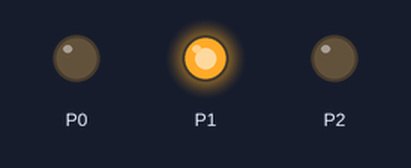
The program below on a simulated BBC micro:bit running MicroPython. Parts: output pins drawn as LEDs (lit = HIGH).

Above: at 0.1 s.
At 1.1 s:
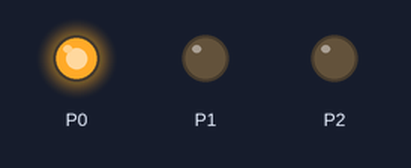
At 18.1 s:
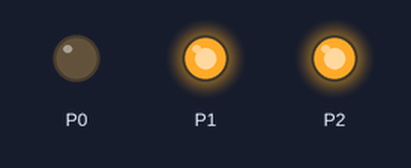
At 37.1 s:
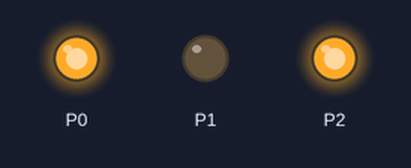
Timing chart, 0 to 40.0 s (numbered marks = the images above):
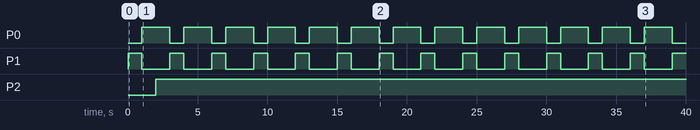

Measured:
- by itself, P0: alternates HIGH for 2.0 s and LOW for 1.0 s
- by itself, P1: alternates HIGH for 1.0 s and LOW for 2.0 s
- by itself, P2: LOW → HIGH at 2.0 s

The program:

blinking_LED.py
```python
# Add your Python code here. E.g.
from microbit import *

while True:
    pin0.write_digital(0)
    pin1.write_digital(1)
    sleep(1000)
    pin0.write_digital(1)
    pin1.write_digital(0)
    sleep(1000)
    pin2.write_digital(1)
    sleep(1000)
```
